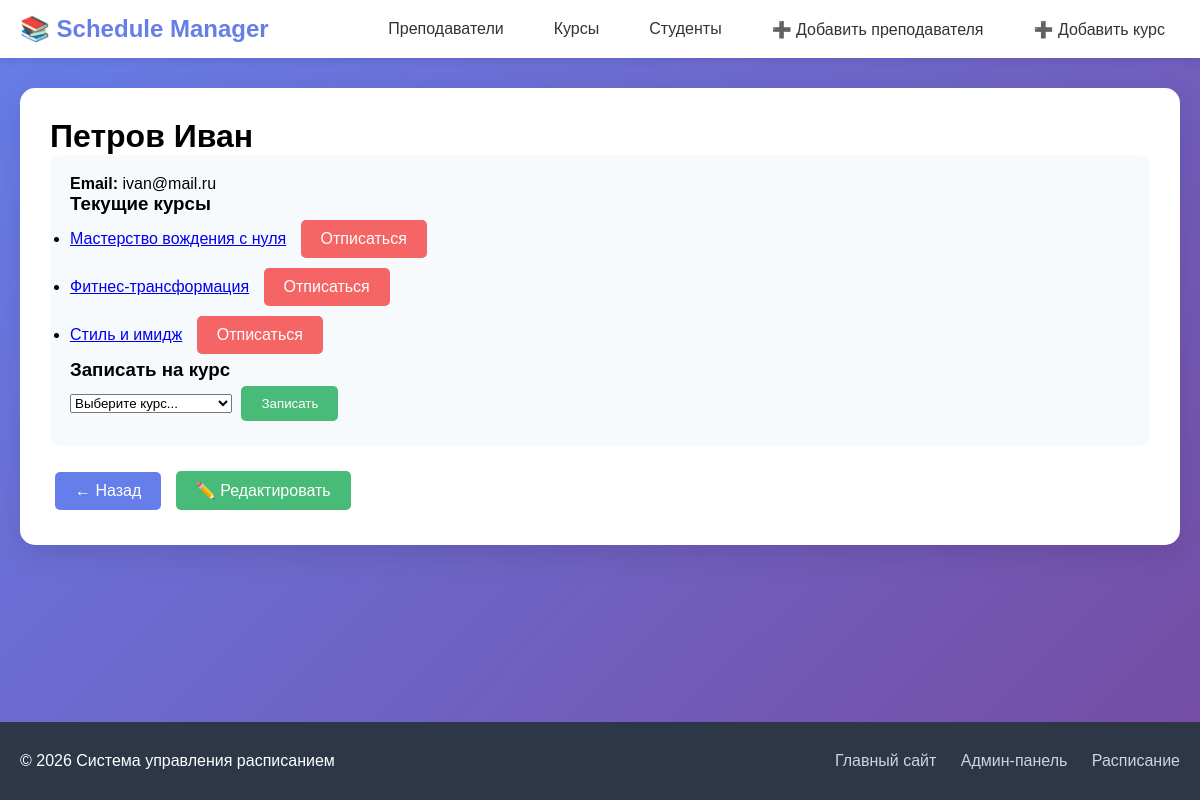
Page /schedule/students/1/ on the committed database.
### schedule/models.py (models this page shows, shortened)
class Student(models.Model):
    first_name = models.CharField(
        max_length=50,
        verbose_name="Имя",
        validators=[validate_russian_name]
    )
    last_name = models.CharField(
        max_length=50,
        verbose_name="Фамилия",
        validators=[validate_russian_name]
    )
    email = models.EmailField(
        unique=True,
        verbose_name="Email"
    )
    phone = models.CharField(
        max_length=20,
        blank=True,
        null=True,
        validators=[validate_phone_number],
        verbose_name="Телефон"
    )
    courses = models.ManyToManyField(
        Course,
        blank=True,
        related_name='students',
        verbose_name="Курсы"
    )
    birth_date = models.DateField(
        null=True,
        blank=True,
        verbose_name="Дата рождения"
    )
    is_active = models.BooleanField(
        default=True,
        verbose_name="Активен"
    )
    enrollment_date = models.DateField(
        auto_now_add=True,
        verbose_name="Дата регистрации"
    )
    class Meta:
        verbose_name = "Студент"
        verbose_name_plural = "Студенты"
        ordering = ['last_name', 'first_name']

class Course(models.Model):
    title = models.CharField(
        max_length=200,
        unique=True,
        verbose_name="Название",
        help_text="Уникальное название курса"
    )
    teacher = models.ForeignKey(
        Teacher,
        on_delete=models.SET_NULL,
        null=True,
        blank=True,
        related_name='courses'
    )
    price = models.DecimalField(
        max_digits=10,
        decimal_places=2,
        validators=[MinValueValidator(0)],
        verbose_name="Цена (руб)"
    )
    level = models.CharField(
        max_length=50,
        choices=[
            ('beginner', 'Начинающий'),
            ('intermediate', 'Средний'),
            ('advanced', 'Продвинутый'),
            ('expert', 'Эксперт'),
        ],
        default='beginner',
        verbose_name="Уровень сложности"
    )
    duration_hours = models.IntegerField(
        default=40,
        validators=[MinValueValidator(1), MaxValueValidator(500)],
        verbose_name="Длительность (часов)"
    )
    max_students = models.IntegerField(
        default=30,
        validators=[MinValueValidator(1), MaxValueValidator(100)],
        verbose_name="Максимум студентов"
    )
    is_active = models.BooleanField(
        default=True,
        verbose_name="Курс активен"
    )
    class Meta:
        verbose_name = "Курс"
        verbose_name_plural = "Курсы"

### schedule/views.py (the view)
# urls.py: path('students/<int:student_id>/', views.student_detail, name='student_detail'),
def student_detail(request, student_id):
    student = get_object_or_404(Student, id=student_id)
    available_courses = Course.objects.exclude(id__in=student.courses.all())
    return render(request, 'schedule/student_detail.html', {
        'student': student,
        'available_courses': available_courses
    })

### schedule/templates/schedule/student_detail.html (shortened to what this page needs)
{% extends 'schedule/base.html' %}
{% block content %}
<h1>{{ student.last_name }} {{ student.first_name }}</h1>
<div style="background: #f7fafc; padding: 20px; border-radius: 10px;">
    <p><strong>Email:</strong> {{ student.email }}</p>
    <h3>Текущие курсы</h3>
    <ul>
        {% for course in student.courses.all %}
        <li>
            <a href="/schedule/courses/{{ course.id }}/">{{ course.title }}</a>
            <a href="/schedule/students/{{ student.id }}/drop/{{ course.id }}/" class="btn btn-danger" style="margin-left: 10px;" onclick="return confirm('Отписать от курса?')">Отписаться</a>
        </li>
        {% empty %}
        <li>Нет курсов</li>
        {% endfor %}
    </ul>
    <h3>Записать на курс</h3>
    <form method="post" action="/schedule/students/{{ student.id }}/enroll/">
        <select name="course_id" required>
            <option value="">Выберите курс...</option>
        </select>
        <button type="submit" class="btn btn-success">Записать</button>
    </form>
</div>
<div style="margin-top: 20px;">
    <a href="/schedule/students/" class="btn">← Назад</a>
    <a href="/schedule/students/{{ student.id }}/update/" class="btn btn-success">✏️ Редактировать</a>
</div>
{% endblock %}

### schedule/templates/schedule/base.html (style rules this page uses)
* { margin: 0; padding: 0; box-sizing: border-box; }
body { font-family: Arial, sans-serif; background: linear-gradient(135deg, #667eea 0%, #764ba2 100%); min-height: 100vh; display: flex; flex-direction: column; }
.btn { display: inline-block; padding: 10px 20px; background: #667eea; color: white; text-decoration: none; border-radius: 5px; border: none; cursor: pointer; margin: 5px; transition: all 0.3s; }
.btn-success { background: #48bb78; }
.btn-danger { background: #f56565; }

### rows in the picture
Student: last_name "Петров", first_name "Иван", email "ivan@mail.ru"
Course: title "Мастерство вождения с нуля"
Course: title "Фитнес-трансформация"
Course: title "Стиль и имидж"
